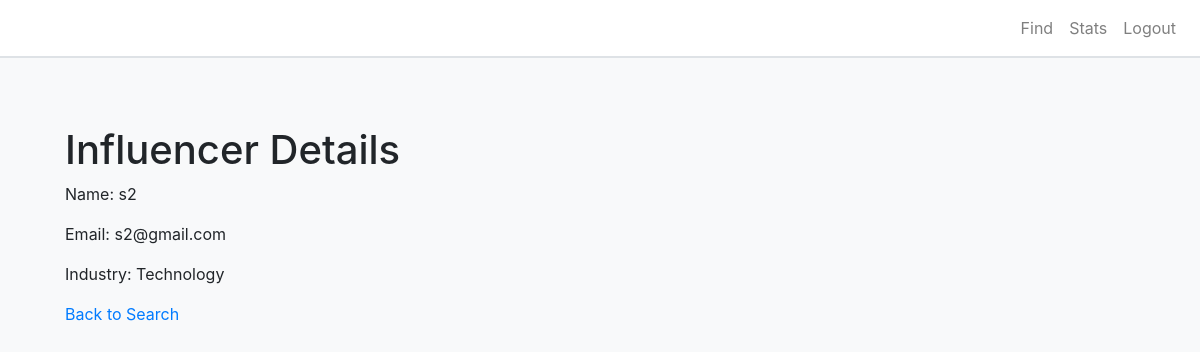
/vew_sponsor_details/2, run on the app's committed database.
### app.py (models this page shows, shortened)
class User(db.Model):
    __tablename__ = 'users'
    id = db.Column(db.Integer, primary_key=True, autoincrement=True)
    name = db.Column(db.String(100), nullable=False)
    username = db.Column(db.String, unique=True, nullable=False)
    email = db.Column(db.String, unique=True, nullable=False)
    password = db.Column(db.String, nullable=False)
    created_at = db.Column(db.DateTime, default=datetime.utcnow)
    user_role = db.Column(db.String(50), nullable=False)
    sponsor = db.relationship('Sponsor', back_populates='user', uselist=False)
    influencer = db.relationship('Influencer', back_populates='user', uselist=False)

class Sponsor(db.Model):
    __tablename__ = 'sponsors'
    id = db.Column(db.Integer, primary_key=True, autoincrement=True)
    user_id = db.Column(db.Integer, db.ForeignKey('users.id'), nullable=False)
    industry = db.Column(db.String, nullable=False)
    is_flagged = db.Column(db.Boolean, default=False)
    user = db.relationship('User', back_populates='sponsor')
    ad_requests = db.relationship('AdRequest', backref='sponsor', lazy=True)

### app.py (the view)
@app.route('/vew_sponsor_details/<int:sponsor_id>')
def view_sponsor_details(sponsor_id):
    sponsor=Sponsor.query.get_or_404(sponsor_id)
    user_role = session.get('user_role')
    return render_template('view_sponsor_details.html', user_role=user_role, sponsor=sponsor)

### templates/view_sponsor_details.html
{% extends "base.html" %} {% block title %}Sponsor Details{% endblock %} {%
block content %}
<div class="container mt-5">
  <h1>Influencer Details</h1>
  <p>Name: {{ sponsor.user.name }}</p>
  <p>Email: {{ sponsor.user.email }}</p>
  <p>Industry: {{sponsor.industry }}</p>
  <a href="{{ url_for('admin_find') }}">Back to Search</a>
</div>
{% endblock %}

### templates/base.html (style rules this page uses)
body { background-color: #f8f9fa; }

### data on the page
User: user.name "s2", user.email "s2@gmail.com"
Sponsor: industry "Technology"
